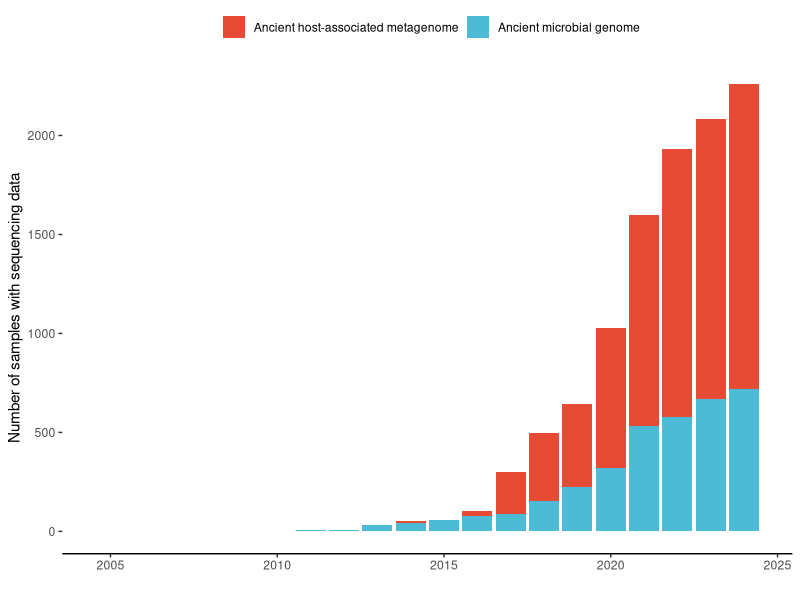

This figure's R source:
## ---- chunk 1
library(tidyverse)
library(ggsci)
sessionInfo()
## ---- chunk 2
data_raw_ancientmetagenome <- read_tsv('ancientmetagenome-hostassociated_samples_v24.09.0.tsv')

data_subset_ancientmetagenome <- data_raw_ancientmetagenome |> 
  select(publication_year) |> 
  group_by(publication_year) |> 
  summarise(
    n_samples_per = n(),
    sample_type = 'Ancient host-associated metagenome'
    ) |> 
  mutate(n_samples_cumul = cumsum(n_samples_per))
## ---- chunk 3
data_raw_ancientsinglegenome <- read_tsv('ancientsinglegenome-hostassociated_samples_v24.09.0.tsv')

data_subset_ancientsinglegenome <- data_raw_ancientsinglegenome |> 
  select(publication_year) |> 
  group_by(publication_year) |> 
  summarise(
    n_samples_per = n(),
    sample_type = 'Ancient microbial genome'
    ) |> 
  mutate(n_samples_cumul = cumsum(n_samples_per))
## ---- chunk 4
data_subset_combined <- data_subset_ancientmetagenome |>
  bind_rows(data_subset_ancientsinglegenome) |> 
  arrange(publication_year)

data_year_range = seq(
  min(data_subset_combined$publication_year), 
  max(data_subset_combined$publication_year)
)

ggplot(data_subset_combined, aes(publication_year, n_samples_cumul, fill = sample_type)) +
  geom_col() +
  scale_fill_npg() +
  theme_classic() +
  theme(
    axis.line.y = element_blank(),
    legend.position = "top"
  ) +
  xlab('') +
  ylab('Number of samples with sequencing data') + 
  guides(fill = guide_legend(title = ""))
